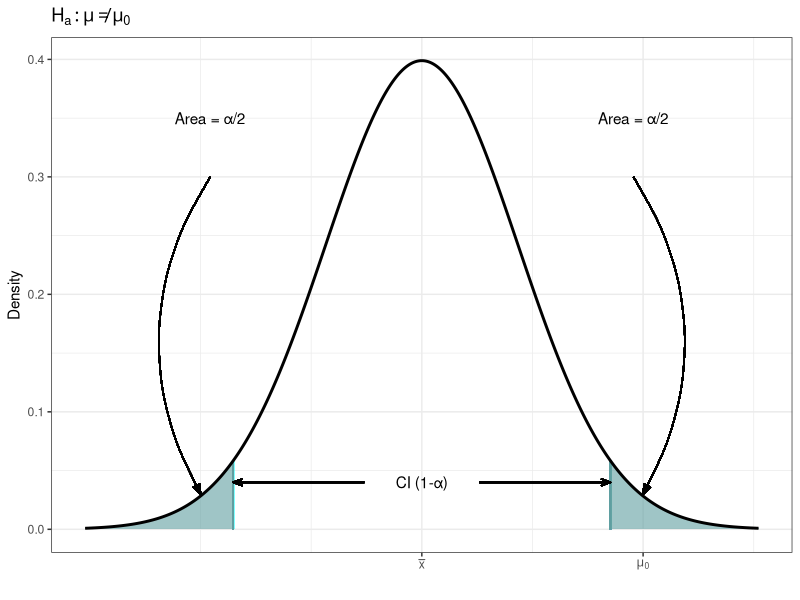
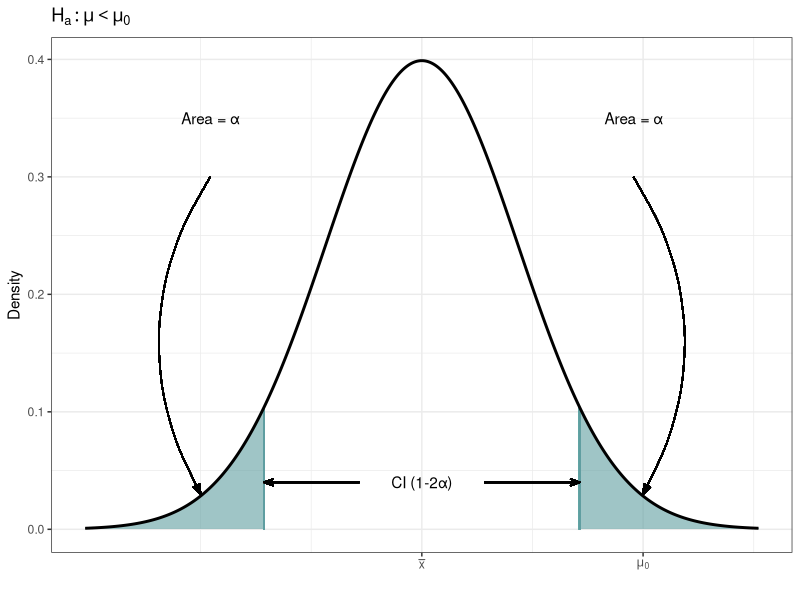
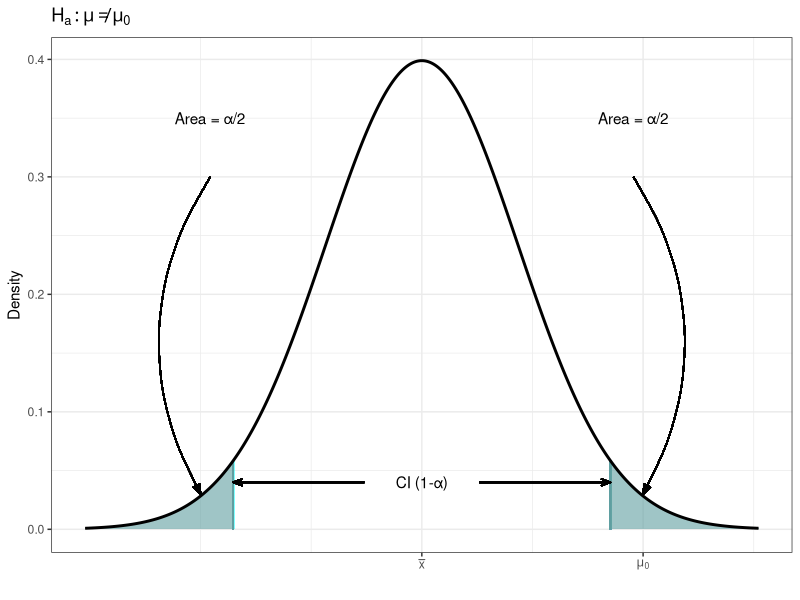
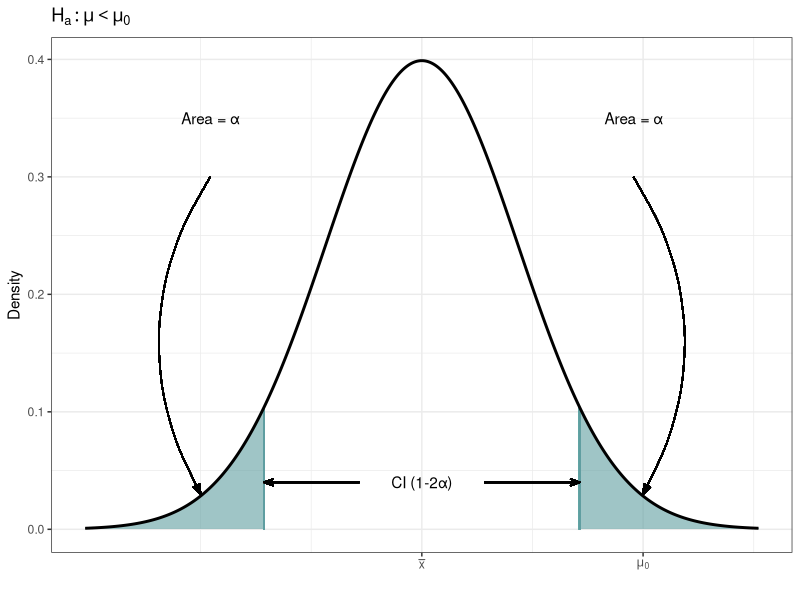

R code for these plots, in order:
require(ggplot2)

setwd(dirname(sys.frame(1)$ofile))

# Two sided CI
x <- seq(-3.5, 3.5, length=1000)
y <- dnorm(x)
ci.2 <- data.frame(x=x, y=y)

g.ci.2 <- ggplot(ci.2, aes(x=x, y=y))

# Upper
g.ci.2 <- g.ci.2 + geom_area(data=ci.2[ci.2$x> 1.96,], fill='cadetblue', alpha=.6)
g.ci.2 <- g.ci.2 + geom_area(data=ci.2[ci.2$x< -1.96,], fill='cadetblue', alpha=.6)
g.ci.2 <- g.ci.2 + geom_segment(aes(x=1.96, y=0, xend=1.96, yend=dnorm(1.96)), color="cadetblue")
g.ci.2 <- g.ci.2 + geom_segment(aes(x=-1.96, y=0, xend=-1.96, yend=dnorm(-1.96)), color="cadetblue")
g.ci.2 <- g.ci.2 + geom_line(size=1)
g.ci.2 <- g.ci.2 + scale_x_continuous(breaks=c( 0, 2.3), 
                                        labels=expression(bar(x), mu[0]))
g.ci.2 <- g.ci.2 + annotate("text", x=0, y=.04, label="CI (1-α)")
g.ci.2 <- g.ci.2 + geom_segment(aes(x=-.6, y=.04, xend=-1.96, yend=.04),
                                arrow=arrow(angle=20, length=unit(.1,"in"), type="open"))
g.ci.2 <- g.ci.2 + geom_segment(aes(x=.6, y=.04, xend=1.96, yend=.04),
                                arrow=arrow(angle=20, length=unit(.1,"in"), type="open"))
g.ci.2 <- g.ci.2 + annotate("text", x=2.2, y=.35, label="Area = α/2")
g.ci.2 <- g.ci.2 + geom_curve(aes(x=2.2, y=.3, xend=2.3, yend=.03), curvature = -.3,
                                arrow=arrow(angle=20, length=unit(.1,"in"), type="closed"))
g.ci.2 <- g.ci.2 + annotate("text", x=-2.2, y=.35, label="Area = α/2")
g.ci.2 <- g.ci.2 + geom_curve(aes(x=-2.2, y=.3, xend=-2.3, yend=.03), curvature = .3,
                                arrow=arrow(angle=20, length=unit(.1,"in"), type="closed"))
g.ci.2 <- g.ci.2 + theme_bw() +xlab("") + ylab("Density") + ggtitle(expression(H[a]: mu != mu[0]))
g.ci.2


ggsave('ch09_two_ci.png', width=4.5, height=2, units = "in")

# One sided CI
x <- seq(-3.5, 3.5, length=1000)
y <- dnorm(x)
ci.1 <- data.frame(x=x, y=y)

g.ci.1 <- ggplot(ci.2, aes(x=x, y=y))

# Upper
g.ci.1 <- g.ci.1 + geom_area(data=ci.1[ci.1$x> 1.64,], fill='cadetblue', alpha=.6)
g.ci.1 <- g.ci.1 + geom_area(data=ci.1[ci.1$x< -1.64,], fill='cadetblue', alpha=.6)
g.ci.1 <- g.ci.1 + geom_segment(aes(x=1.64, y=0, xend=1.64, yend=dnorm(1.64)), color="cadetblue")
g.ci.1 <- g.ci.1 + geom_segment(aes(x=-1.64, y=0, xend=-1.64, yend=dnorm(-1.64)), color="cadetblue")
g.ci.1 <- g.ci.1 + geom_line(size=1)
g.ci.1 <- g.ci.1 + scale_x_continuous(breaks=c( 0, 2.3), 
                                      labels=expression(bar(x), mu[0]))
g.ci.1 <- g.ci.1 + annotate("text", x=0, y=.04, label="CI (1-2α)")
g.ci.1 <- g.ci.1 + geom_segment(aes(x=-.65, y=.04, xend=-1.64, yend=.04),
                                arrow=arrow(angle=20, length=unit(.1,"in"), type="open"))
g.ci.1 <- g.ci.1 + geom_segment(aes(x=.65, y=.04, xend=1.64, yend=.04),
                                arrow=arrow(angle=20, length=unit(.1,"in"), type="open"))
g.ci.1 <- g.ci.1 + annotate("text", x=2.2, y=.35, label="Area = α")
g.ci.1 <- g.ci.1 + geom_curve(aes(x=2.2, y=.3, xend=2.3, yend=.03), curvature = -.3,
                              arrow=arrow(angle=20, length=unit(.1,"in"), type="closed"))
g.ci.1 <- g.ci.1 + annotate("text", x=-2.2, y=.35, label="Area = α")
g.ci.1 <- g.ci.1 + geom_curve(aes(x=-2.2, y=.3, xend=-2.3, yend=.03), curvature = .3,
                              arrow=arrow(angle=20, length=unit(.1,"in"), type="closed"))
g.ci.1 <- g.ci.1 + theme_bw() +xlab("") + ylab("Density") + ggtitle(expression(H[a]: mu < mu[0]))
g.ci.1


ggsave('ch09_one_ci.png', width=4.5, height=2, units = "in")
